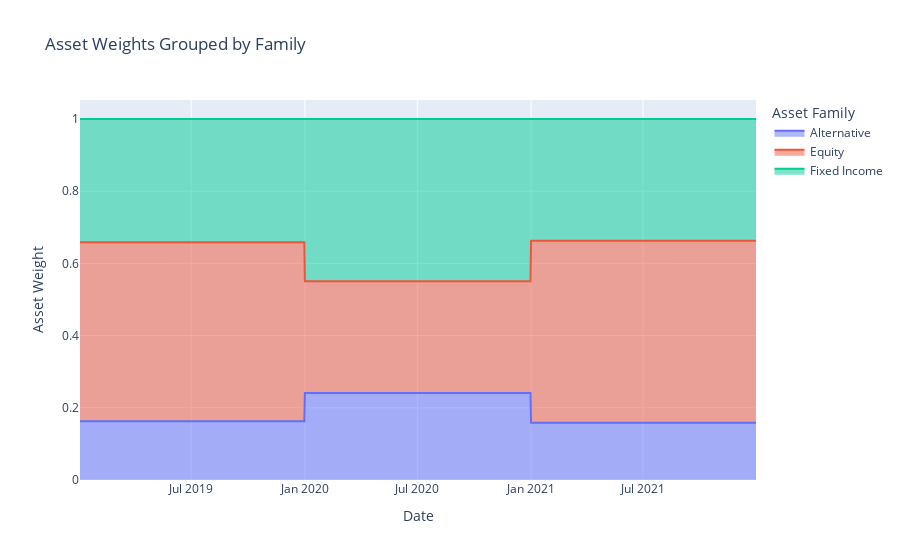

Notebook code cell kept with this figure:
### Markdown cell above
<h2 style="color: #FF6347;">Area Chart of Asset Weights Grouped by Family.</h2>
<h3 style="color: #FF6347;">-- Insert your code here --</h3>

### Code cell
import plotly.express as px

asset_info = pd.read_csv("data/asset_information_data.csv")

weight_df_melted

weights_with_family = weight_df_melted.merge(asset_info, left_on="Asset", right_on="Name", how="left")

family_weights = weights_with_family.groupby(['date', 'Family'])['Value'].sum().reset_index()

fig = px.area(
    family_weights,
    x='date',
    y='Value',
    color='Family',
    title="Asset Weights Grouped by Family",
    labels={'date': 'Date', 'Value': 'Asset Weight', 'Family': 'Asset Family'}
)
fig.show()

### Figure 1 — Plotly figure (JSON) as saved in the notebook; plotly's stock layout.template omitted (floating-point values rounded to 4 significant figures; data arrays with more than 128 entries replaced by an {"elided": "..."} marker saying what was removed)
{"data": [{"fillpattern": {"shape": ""}, "hovertemplate": "Asset Family=Alternative<br>Date=%{x}<br>Asset Weight=%{y}<extra></extra>", "legendgroup": "Alternative", "line": {"color": "#636efa"}, "marker": {"symbol": "circle"}, "mode": "lines", "name": "Alternative", "orientation": "v", "showlegend": true, "stackgroup": "1", "type": "scatter", "x": {"elided": "783 str values"}, "xaxis": "x", "y": {"elided": "783 float values"}, "yaxis": "y"}, {"fillpattern": {"shape": ""}, "hovertemplate": "Asset Family=Equity<br>Date=%{x}<br>Asset Weight=%{y}<extra></extra>", "legendgroup": "Equity", "line": {"color": "#EF553B"}, "marker": {"symbol": "circle"}, "mode": "lines", "name": "Equity", "orientation": "v", "showlegend": true, "stackgroup": "1", "type": "scatter", "x": {"elided": "783 str values"}, "xaxis": "x", "y": {"elided": "783 float values"}, "yaxis": "y"}, {"fillpattern": {"shape": ""}, "hovertemplate": "Asset Family=Fixed Income<br>Date=%{x}<br>Asset Weight=%{y}<extra></extra>", "legendgroup": "Fixed Income", "line": {"color": "#00cc96"}, "marker": {"symbol": "circle"}, "mode": "lines", "name": "Fixed Income", "orientation": "v", "showlegend": true, "stackgroup": "1", "type": "scatter", "x": {"elided": "783 str values"}, "xaxis": "x", "y": {"elided": "783 float values"}, "yaxis": "y"}], "layout": {"legend": {"title": {"text": "Asset Family"}, "tracegroupgap": 0}, "title": {"text": "Asset Weights Grouped by Family"}, "xaxis": {"anchor": "y", "domain": [0, 1], "title": {"text": "Date"}}, "yaxis": {"anchor": "x", "domain": [0, 1], "title": {"text": "Asset Weight"}}}}
